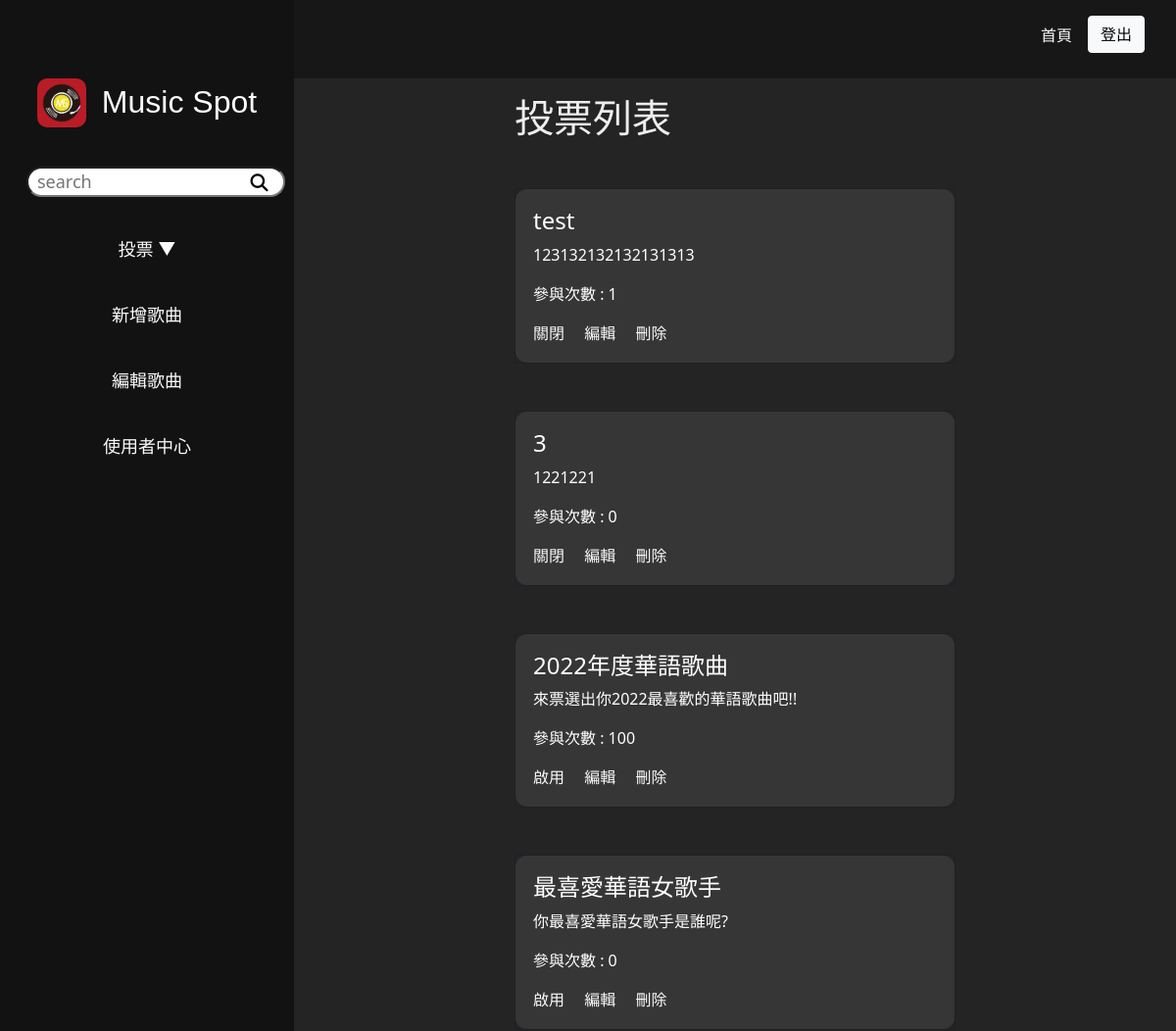
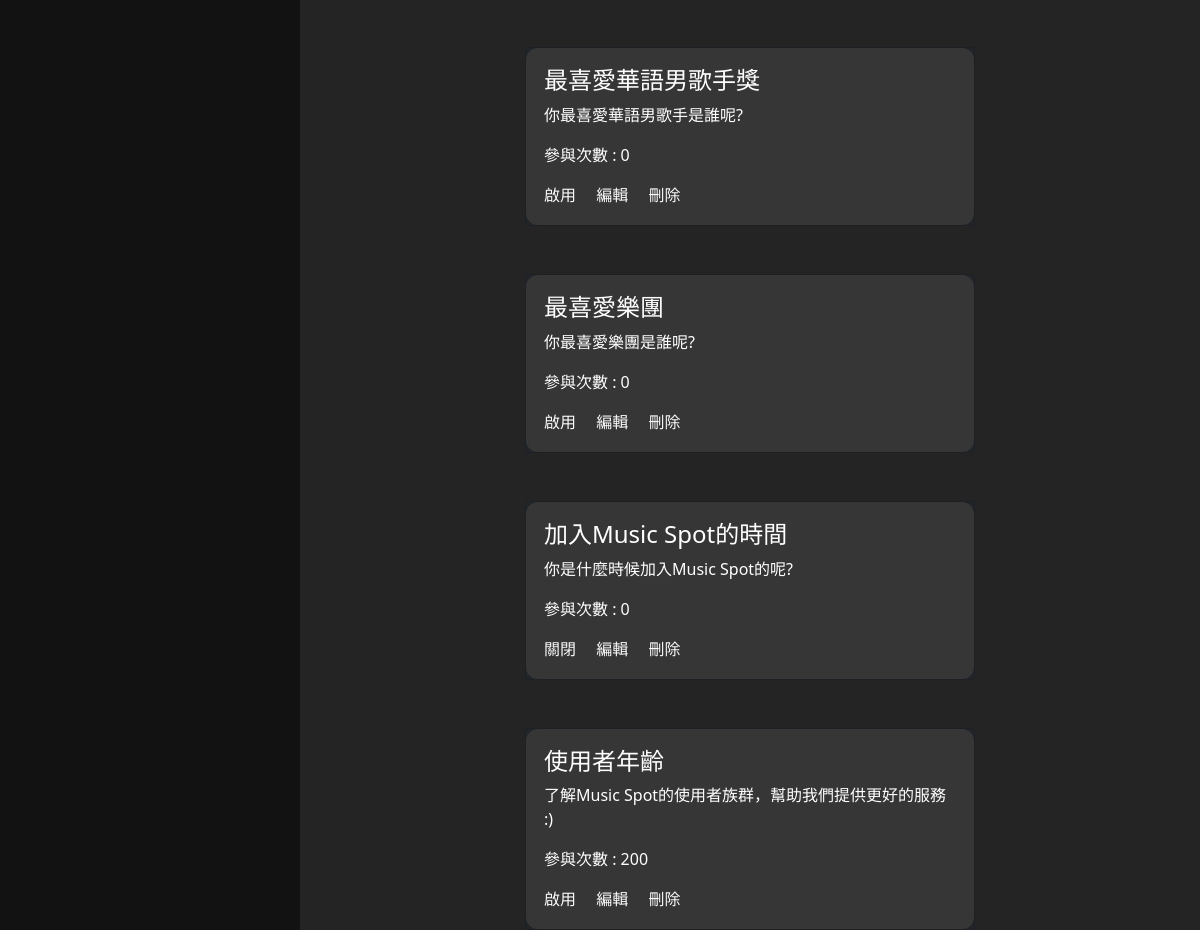
Page /center.php?do=survey (signed in) on the committed database (2 pictures, top to bottom).
### tables this page shows
CREATE TABLE `survey_subjects` (
  `id` int(10) UNSIGNED NOT NULL,
  `subject` text NOT NULL,
  `type` tinyint(1) NOT NULL,
  `content` text DEFAULT NULL,
  `active` tinyint(1) NOT NULL,
  `chart` int(1) UNSIGNED NOT NULL DEFAULT 1,
  `vote` int(10) UNSIGNED NOT NULL,
  `created_at` timestamp NOT NULL DEFAULT current_timestamp(),
  `update_at` timestamp NOT NULL DEFAULT current_timestamp() ON UPDATE current_timestamp()
);

### back/survey.php (the view)
<div class="mx-auto w-50 mt-3">
    <h1>投票列表</h1>
    <?php
    include_once "./db/base.php";
    $surveys = all("survey_subjects");
    foreach ($surveys as $survey) {
        $activeText = ($survey['active'] == 1) ? "啟用" : "關閉";
    ?>
        <div class="card bg-dark text-white mt-5">
            <div class="card-body">
                <h4 class="card-title"><?= $survey['subject'] ?></h4>
                <p class="card-text"><?= $survey['content'] ?></p>
                <p class="card-text">參與次數 : <?= $survey['vote'] ?></p>
                <a href="./api/survey_active.php?id=<?= $survey['id'] ?>" class="card-link"><?= $activeText ?></a>
                <a href="./center.php?do=survey_edit&id=<?= $survey['id'] ?>" class="card-link">編輯</a>
                <a href="./api/survey_del.php?id=<?= $survey['id'] ?>" class="card-link">刪除</a>
            </div>
        </div>
    <?php
    }
    ?>
</div>

### css/centerStyle.css (style rules this page uses)
* { box-sizing: border-box; margin: 0; padding: 0; }
a { text-decoration: none; color: rgb(251, 251, 251); }
body { background-color: #242424; color: #eee; }
.card-body { background-color: rgb(54, 54, 54); transition: all .2s; border-radius: 12px; border: 2px solid rgb(54, 54, 54); }

### rows in the picture
survey_subjects: subject "test", content "123132132132131313", vote "1", active "關閉"
survey_subjects: subject "3", content "1221221", vote "0", active "關閉"
survey_subjects: subject "2022年度華語歌曲", content "來票選出你2022最喜歡的華語歌曲吧!!", vote "100", active "啟用"
survey_subjects: subject "最喜愛華語女歌手", content "你最喜愛華語女歌手是誰呢?", vote "0", active "啟用"
survey_subjects: subject "最喜愛華語男歌手獎", content "你最喜愛華語男歌手是誰呢?", vote "0", active "啟用"
survey_subjects: subject "最喜愛樂團", content "你最喜愛樂團是誰呢?", vote "0", active "啟用"
survey_subjects: subject "加入Music Spot的時間", content "你是什麼時候加入Music Spot的呢?", vote "0", active "關閉"
survey_subjects: subject "使用者年齡", content "了解Music Spot的使用者族群，幫助我們提供更好的服務 :)", vote "200", active "啟用"
